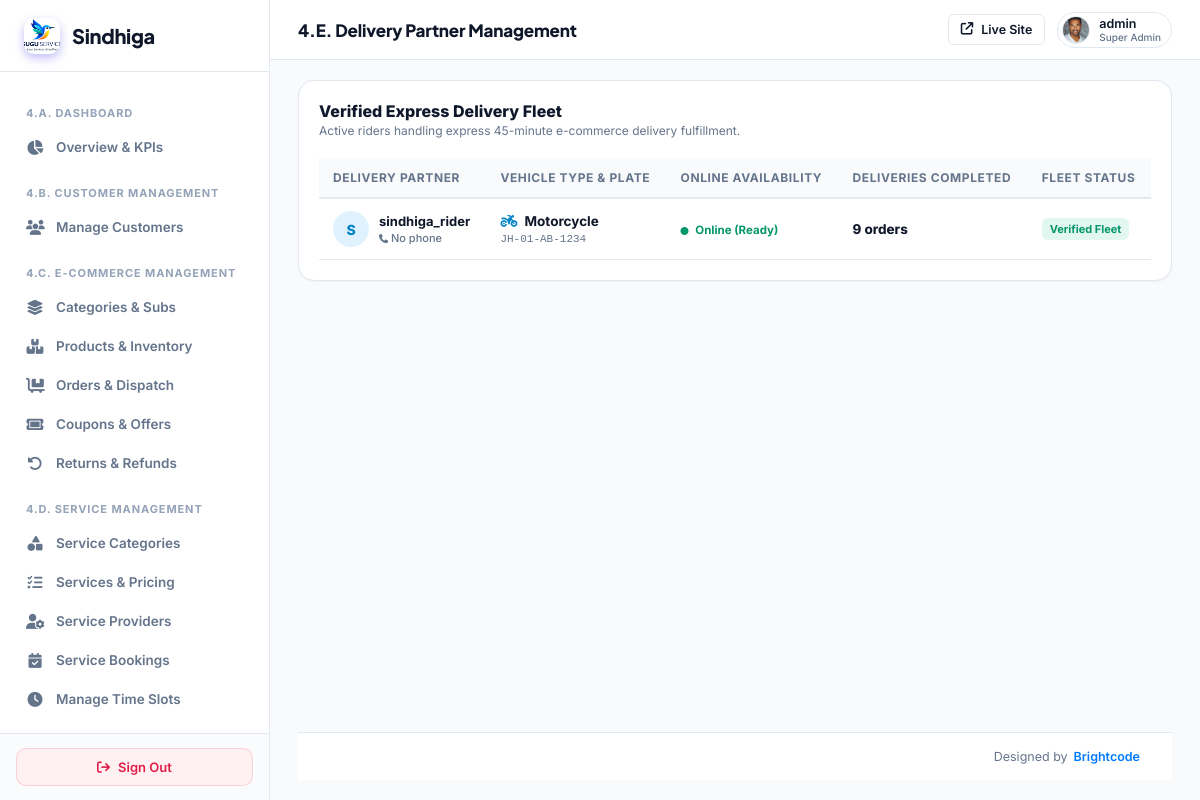
The page /super-admin/delivery/partners/ (signed in) on the database as committed earlier.
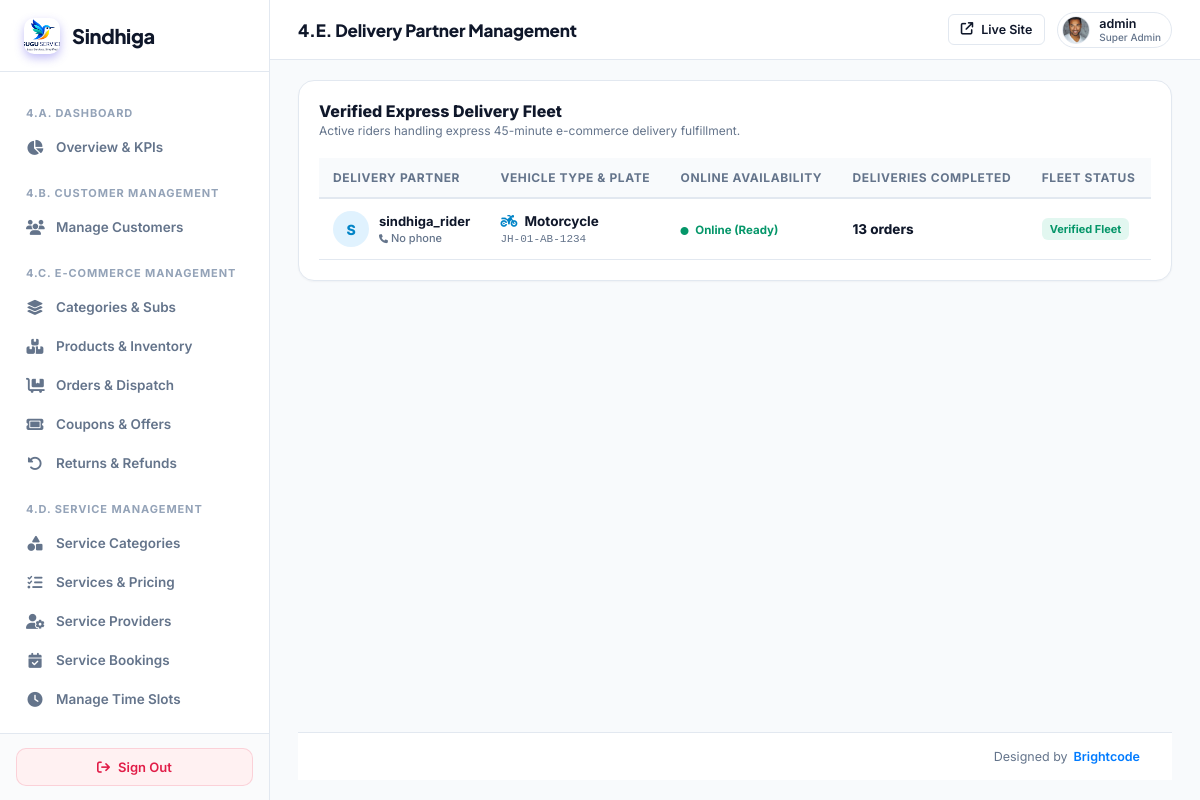
The same page on the database as committed later.
### myapp/models.py (models this page shows, shortened)
class DeliveryPartnerProfile(models.Model):
    user = models.OneToOneField(CustomUser, on_delete=models.CASCADE, related_name='delivery_profile')
    partner_code = models.CharField(max_length=50, unique=True, null=True, blank=True)
    phone_number = models.CharField(max_length=20, null=True, blank=True)
    vehicle_type = models.CharField(max_length=50, default='Motorcycle', help_text="e.g. Motorcycle, Scooter, Electric Bike, Van")
    vehicle_number = models.CharField(max_length=50, blank=True, null=True)
    driving_license_number = models.CharField(max_length=50, blank=True, null=True)
    driving_license_doc = models.FileField(upload_to='delivery/licenses/', null=True, blank=True)
    id_proof_doc = models.FileField(upload_to='delivery/ids/', null=True, blank=True)
    profile_image = models.ImageField(upload_to='delivery/profiles/', null=True, blank=True)
    city = models.CharField(max_length=100, default='Ranchi')
    service_radius_km = models.FloatField(default=15.0)
    current_status = models.CharField(
        max_length=20,
        choices=(('available', 'Available / Ready'), ('busy', 'On Active Delivery'), ('offline', 'Offline')),
        default='available'
    )
    is_verified = models.BooleanField(default=False)
    is_online = models.BooleanField(default=True)
    current_latitude = models.DecimalField(max_digits=9, decimal_places=6, null=True, blank=True)
    current_longitude = models.DecimalField(max_digits=9, decimal_places=6, null=True, blank=True)
    total_deliveries = models.IntegerField(default=0)
    rating = models.DecimalField(max_digits=3, decimal_places=1, default=5.0)
    total_earnings = models.DecimalField(max_digits=10, decimal_places=2, default=0.00)
    wallet_balance = models.DecimalField(max_digits=10, decimal_places=2, default=0.00)
    created_at = models.DateTimeField(default=timezone.now)

class CustomUser(AbstractUser):
    ROLE_CHOICES = (
        ('ADMIN', 'Admin'),
        ('SERVICE_PROVIDER', 'Service Provider'),
        ('VENDOR', 'Vendor / Service Provider'),
        ('DELIVERY_PARTNER', 'Delivery Partner'),
        ('CUSTOMER', 'Customer'),
        ('USER', 'User / Customer'),
    )
    role = models.CharField(max_length=25, choices=ROLE_CHOICES, default='CUSTOMER')
    assigned_state = models.CharField(max_length=100, blank=True, null=True, help_text="Assigned State/Territory for Area Admin")
    assigned_city = models.CharField(max_length=100, blank=True, null=True, help_text="Assigned City (optional) for Area Admin")

### myapp/sindhiga_superadmin_canonical_views.py (the view)
# urls.py: path('super-admin/delivery/partners/', canon_admin.super_admin_delivery_partners, name='super_admin_delivery_partners'),
@user_passes_test(super_admin_check, login_url='/super-admin/login/')
def super_admin_delivery_partners(request):
    partners = DeliveryPartnerProfile.objects.select_related('user').order_by('-created_at')
    return render(request, 'superadmin/delivery_partners.html', {'partners': partners})

### myapp/sindhiga_superadmin_canonical_views.py (called while the page is built)
def super_admin_check(user):
    return user.is_authenticated and (user.is_superuser or user.is_staff or getattr(user, 'role', '') == 'ADMIN')

### templates/superadmin/delivery_partners.html (shortened to what the changed rows need)
{% extends 'superadmin/base.html' %}
{% block content %}
<div class="card" style="padding: 20px;">
  <div style="overflow-x: auto;">
    <table class="data-table" style="width: 100%; border-collapse: collapse; font-size: 13px;">
      <thead>
        <tr style="border-bottom: 2px solid var(--border); text-align: left; background: #f8fafc;">
          <th style="padding: 12px 14px; font-weight: 700; color: var(--text-muted);">Delivery Partner</th>
          <th style="padding: 12px 14px; font-weight: 700; color: var(--text-muted);">Vehicle Type &amp; Plate</th>
          <th style="padding: 12px 14px; font-weight: 700; color: var(--text-muted);">Online Availability</th>
          <th style="padding: 12px 14px; font-weight: 700; color: var(--text-muted);">Deliveries Completed</th>
          <th style="padding: 12px 14px; font-weight: 700; color: var(--text-muted);">Fleet Status</th>
        </tr>
      </thead>
      <tbody>
        {% for p in partners %}
        <tr style="border-bottom: 1px solid var(--border);">
          <td style="padding: 12px 14px;">
            <div style="display: flex; align-items: center; gap: 10px;">
              <div style="width: 36px; height: 36px; border-radius: 50%; background: #e0f2fe; color: #0284c7; display: flex; align-items: center; justify-content: center; font-weight: 800; font-size: 14px;">
                {{ p.user.first_name|default:p.user.username|slice:":1"|upper }}
              </div>
              <div>
                <strong style="font-size: 13px; color: var(--text-main); display: block;">{{ p.user.get_full_name|default:p.user.username }}</strong>
                <span style="font-size: 11px; color: var(--text-muted);"><i class="fa-solid fa-phone" style="font-size: 9px;"></i> {{ p.user.user_profile.phone_number|default:"No phone" }}</span>
              </div>
            </div>
          </td>
          <td style="padding: 12px 14px;">
            <div style="font-weight: 700; color: var(--text-main);"><i class="fa-solid fa-motorcycle" style="color: var(--accent); margin-right: 4px;"></i> {{ p.vehicle_type|default:"Motorcycle" }}</div>
            <span style="font-size: 11px; font-family: monospace; color: var(--text-muted);">{{ p.vehicle_number|default:"KA-01-EQ-9876" }}</span>
          </td>
          <td style="padding: 12px 14px;">
            {% if p.is_online %}
              <span style="font-size: 11.5px; font-weight: 700; color: #059669;"><i class="fa-solid fa-circle" style="font-size: 8px; margin-right: 4px;"></i> Online (Ready)</span>
            {% else %}
              <span style="font-size: 11.5px; font-weight: 700; color: #94a3b8;"><i class="fa-solid fa-circle" style="font-size: 8px; margin-right: 4px;"></i> Offline</span>
            {% endif %}
          </td>
          <td style="padding: 12px 14px; font-weight: 750; color: var(--text-main);">
            {{ p.total_deliveries }} orders
          </td>
          <td style="padding: 12px 14px;">
            {% if p.is_verified and p.user.is_active %}
              <span class="badge" style="background: rgba(16,185,129,0.12); color: #059669; padding: 4px 8px; border-radius: 6px; font-weight: 700; font-size: 11px;">Verified Fleet</span>
            {% else %}
              <span class="badge" style="background: rgba(245,158,11,0.12); color: #d97706; padding: 4px 8px; border-radius: 6px; font-weight: 700; font-size: 11px;">Pending Approval</span>
            {% endif %}
          </td>
        </tr>
        {% empty %}
        <tr>
          <td colspan="5" style="text-align: center; padding: 32px; color: var(--text-muted);">No delivery partners registered yet.</td>
        </tr>
        {% endfor %}
      </tbody>
    </table>
  </div>
</div>
{% endblock %}

Rows that differ between the two databases and show on the page:
changed DeliveryPartnerProfile "Motorcycle": total_deliveries "9" → "13"
